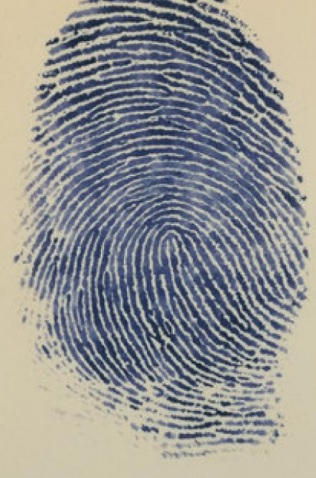
#> input picture data/images/fingerabdruck.jpg, 316 x 478 px
$ jupyter execute --allow-errors 05_morph_v2.ipynb
#> lines starting #> are read from the running program, lines starting #| are printed output that depends on the picture; after the words box and inside, x2 and y2 are one past the last pixel; in counts of white or black regions, pixels touching at a corner belong together
# Morphologische Operationen
In diesem Notebook werden die Grundlagen der morphologischen Operatoren erläutert. Einige Ideen zu den hier gezeigten Beispielen stammen von [Bob Fisher der University of Edinborough](https://homepages.inf.ed.ac.uk/rbf/HIPR2/).

[cell 1]
# init
import cv2 as cv
from matplotlib import pyplot as plt
from pathlib import Path
import numpy as np
from scipy.special import factorial

[cell 2]
img_path = Path("../../data/images")

img_finger1 = cv.imread(str(img_path / "fingerabdruck.jpg"), cv.IMREAD_GRAYSCALE)
#> img_finger1: shape (478, 316); min 24, max 218, mean 146.2
img_finger1 = cv.bitwise_not(img_finger1)
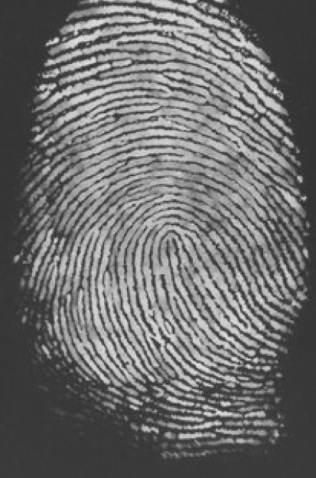
#> img_finger1: shape (478, 316); min 37, max 231, mean 108.8

img_morph1 = cv.imread(str(img_path / "morph001.jpg"), cv.IMREAD_GRAYSCALE)
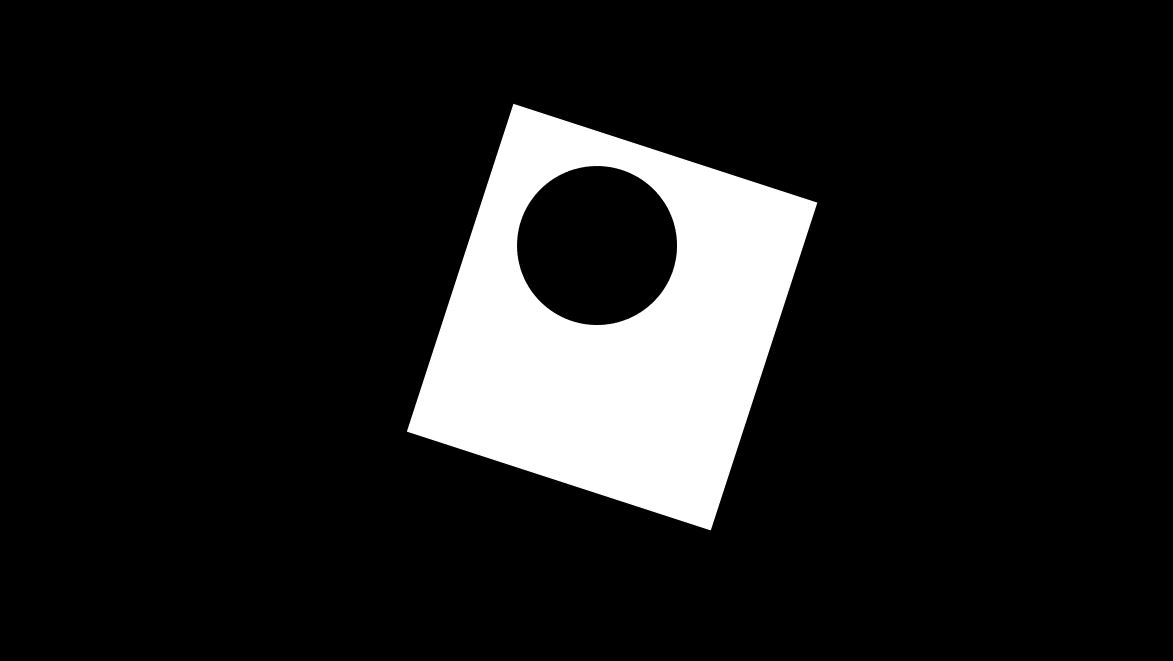
#> input picture data/images/morph001.jpg, 1173 x 661 px
#> img_morph1 is the input picture: shape (661, 1173); min 0, max 255, mean 29.7
img_morph2 = cv.imread(str(img_path / "morph002.jpg"), cv.IMREAD_GRAYSCALE)
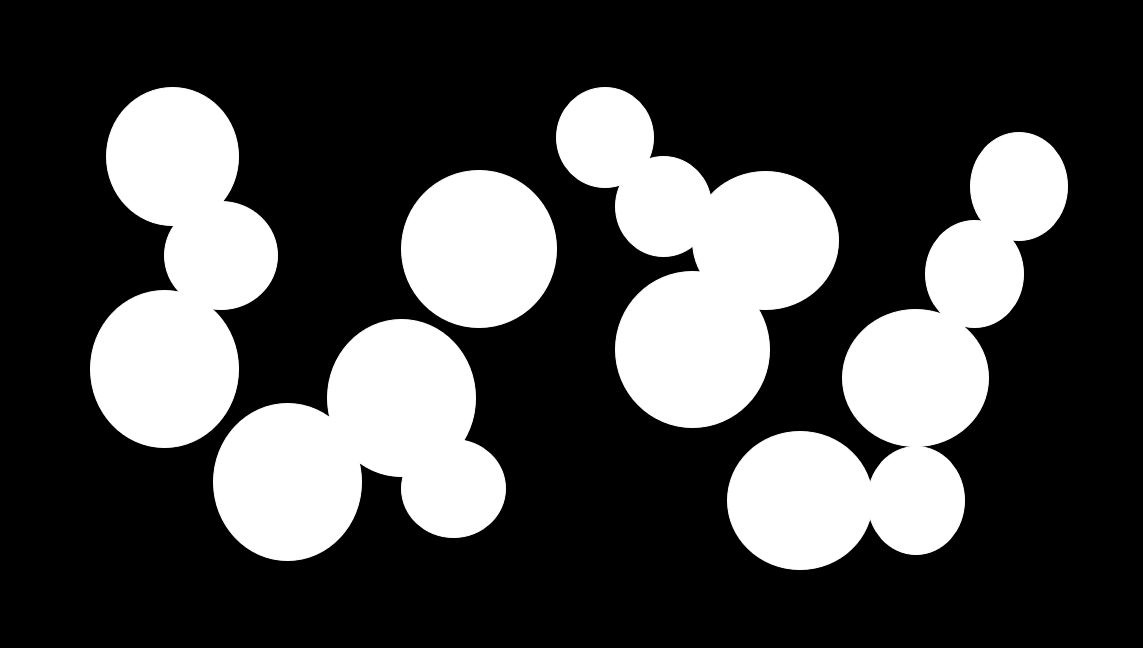
#> input picture data/images/morph002.jpg, 1143 x 648 px
#> img_morph2 is the input picture: shape (648, 1143); min 0, max 255, mean 72.5
img_morph3 = cv.imread(str(img_path / "morph003.jpg"), cv.IMREAD_GRAYSCALE)
img_morph4 = cv.imread(str(img_path / "morph004.jpg"), cv.IMREAD_GRAYSCALE)
img_morph5 = cv.imread(str(img_path / "morph005.jpg"), cv.IMREAD_GRAYSCALE)
img_morph6 = cv.imread(str(img_path / "morph006.jpg"), cv.IMREAD_GRAYSCALE)
img_morph7 = cv.imread(str(img_path / "morph007.jpg"), cv.IMREAD_GRAYSCALE)

## Dilatation

[cell 3]
kernel_small5 = np.array([[0,1,0],[1,1,1],[0,1,0]], "uint8")
dilate_img_finger = cv.dilate(img_finger1, kernel_small5, iterations=5)
kernel_large = np.ones((20, 20), "uint8")
dilate_img_morph1 = cv.dilate(img_morph1, kernel_large, iterations=5)

plt.figure()
plt.subplot(1,2,1); plt.imshow(img_finger1, cmap="gray"); plt.title("Original")
plt.subplot(1,2,2); plt.imshow(dilate_img_finger, cmap="gray"); plt.title("Dilatation, 5x Iterationen")
plt.show()

plt.figure()
plt.subplot(1,2,1); plt.imshow(img_morph1, cmap="gray"); plt.title("Original")
plt.subplot(1,2,2); plt.imshow(dilate_img_morph1, cmap="gray"); plt.title("Dilatation, 5x Iterationen")
plt.show()

## Erosion

[cell 4]
# Erosion
#kernel = np.ones((3, 3), "uint8")
kernel_small5 = np.array([[0,1,0],[1,1,1],[0,1,0]], "uint8")
erosion_img_finger = cv.erode(img_finger1, kernel_small5, iterations=2)
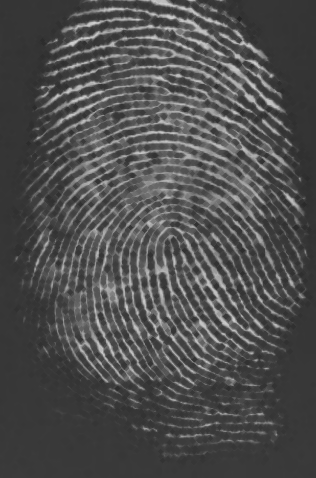
#> erosion_img_finger: shape (478, 316); min 37, max 208, mean 78.6
kernel_large21 = np.array([[0,1,1,1,0],[1,1,1,1,1],[1,1,1,1,1],[1,1,1,1,1],[0,1,1,1,0]], "uint8")
#> (the rest of this cell did not finish here and is left out)

## Opening

[cell 5]
#kernel = np.ones((3, 3), "uint8")
kernel_small5 = np.array([[0,1,0],[1,1,1],[0,1,0]], "uint8")
opening_img_finger = cv.morphologyEx(img_finger1, cv.MORPH_OPEN, kernel_small5, iterations=1)
kernel_large21 = np.array([[0,1,1,1,0],[1,1,1,1,1],[1,1,1,1,1],[1,1,1,1,1],[0,1,1,1,0]], "uint8")
#> (the rest of this cell did not finish here and is left out)

## Closing

[cell 6]
#kernel = np.ones((3, 3), "uint8")
kernel_small5 = np.array([[0,1,0],[1,1,1],[0,1,0]], "uint8")
closing_img_finger = cv.morphologyEx(img_finger1, cv.MORPH_CLOSE, kernel_small5, iterations=5)
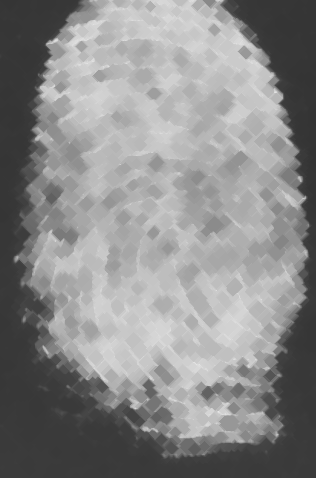
#> closing_img_finger: shape (478, 316); min 51, max 231, mean 138
kernel_large21 = np.array([[0,1,1,1,0],[1,1,1,1,1],[1,1,1,1,1],[1,1,1,1,1],[0,1,1,1,0]], "uint8")
#> (the rest of this cell did not finish here and is left out)

## Morphological Gradient

[cell 7]
kernel = np.ones((3, 3), "uint8")
grad_img = cv.morphologyEx(img_finger1, cv.MORPH_GRADIENT, kernel, iterations=1)
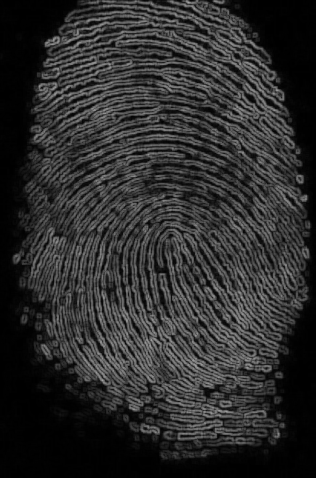
#> grad_img: shape (478, 316); min 0, max 163, mean 44.7
plt.figure()
plt.subplot(1,2,1); plt.imshow(img_finger1, cmap="gray"); plt.title("Original")
plt.subplot(1,2,2); plt.imshow(grad_img, cmap="gray"); plt.title("Morphol. Gradient, 1x Iteration")
plt.show()

## Boundary Extraction

[cell 8]
kernel_small = np.ones((3,3), "uint8")
dilate_img_morph12 = cv.dilate(img_morph1, kernel_small, iterations=3)
erosion_img_morph12 = cv.erode(img_morph1, kernel_small, iterations=3)

plt.figure(figsize=(20,5))
plt.subplot(1,3,1); plt.imshow(img_morph1, cmap="gray"); plt.title("Original")
plt.subplot(1,3,2); plt.imshow(dilate_img_morph12, cmap="gray"); plt.title("Dilatation, 3x Iterationen")
plt.subplot(1,3,3); plt.imshow(dilate_img_morph12-img_morph1, cmap="gray"); plt.title("Kanten = Dilated - Original")
plt.show()

plt.figure(figsize=(20,5))
plt.subplot(1,3,1); plt.imshow(img_morph1, cmap="gray"); plt.title("Original")
plt.subplot(1,3,2); plt.imshow(erosion_img_morph12, cmap="gray"); plt.title("Erosion, 3x Iterationen")
plt.subplot(1,3,3); plt.imshow(img_morph1-erosion_img_morph12, cmap="gray"); plt.title("Kanten = Original - Eroded")
plt.show()

## Hole Filling

[cell 9]
kernel_small5 = np.array([[0,1,0],[1,1,1],[0,1,0]], "uint8")
kernel_large = np.ones((5,5),"uint8")
#> (the rest of this cell did not finish here and is left out)

## Hit-or-Miss

[cell 10]
img = np.array([[0, 0, 0, 0, 0, 0, 0, 0],
        [0, 255, 255, 255, 0, 0, 0, 255],
        [0, 255, 255, 255, 0, 0, 0, 0],
        [0, 255, 255, 255, 0, 255, 0, 0],
        [0, 0, 255, 0, 0, 0, 0, 0],
        [0, 0, 255, 0, 0, 255, 255, 0],
        [0, 255, 0, 255, 0, 0, 255, 0],
        [0, 255, 255, 255, 0, 0, 0, 0]], dtype="uint8")

kernel_center = np.array([[0,1,0], [1,-1,1], [0,1,0]])
dst_morph_center = cv.morphologyEx(img, cv.MORPH_HITMISS, kernel_center)

plt.figure(figsize=(20,5))
plt.subplot(1,3,1); plt.imshow(img, cmap="gray"); plt.title("Original")
plt.subplot(1,3,2); plt.imshow(kernel_center, cmap="gray"); plt.title("Einzelner Pixel")
plt.subplot(1,3,3); plt.imshow(dst_morph_center, cmap="gray"); plt.title("Hit-or-Miss-Resultat")
plt.show()

# define kernel for right top corner
kernel_rightcorner = np.array([[0,-1,-1], [1,1,-1], [0,1,0]])
dst_morph_rightcorner = cv.morphologyEx(img, cv.MORPH_HITMISS, kernel_rightcorner)

plt.figure(figsize=(20,5))
plt.subplot(1,3,1); plt.imshow(img, cmap="gray"); plt.title("Original")
plt.subplot(1,3,2); plt.imshow(kernel_rightcorner, cmap="gray"); plt.title("Rechte Ecke")
plt.subplot(1,3,3); plt.imshow(dst_morph_rightcorner, cmap="gray"); plt.title("Hit-or-Miss-Resultat")
plt.show()

## Thinning

[cell 11]
kernel_center = np.array([[1,1,1], [1,1,1], [1,1,1]])
#element = cv.getStructuringElement(cv.MORPH_CROSS,(3,3))
#> (the rest of this cell did not finish here and is left out)

## Optimierung Fingerabdruck

[cell 12]
img = cv.imread(str(img_path / "fingerabdruck.jpg"), cv.IMREAD_GRAYSCALE)
img = cv.bitwise_not(img)

# 1. Schärfungsfilter
kernel = np.array([[0,-1,0],[-1,5,-1],[0,-1,0]])
dst = cv.filter2D(img, -1, kernel)
plt.figure()
plt.subplot(1,2,1); plt.title("Original"); plt.imshow(img, cmap="gray")
plt.subplot(1,2,2); plt.imshow(dst, cmap="gray"); plt.title("Geschärftes Bild")
plt.show()

# 2. Anwendung Schwellwert
plt.figure()
plt.title("Histogramm zur Schwellwertbestimmung")
plt.hist(dst.ravel(), bins=256, range=(0,255))
plt.show()
#> figure, not shown here; tallest bar 5525 high, from x = 55.78 to 56.78
th, dst = cv.threshold(dst, 150, 255, cv.THRESH_BINARY)
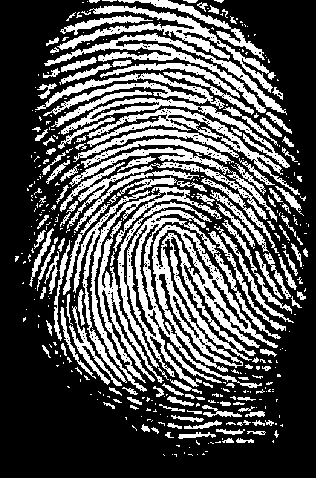
#> dst: shape (478, 316); 32.7% white; 408 white regions (265 under 20 px), largest, box (x1, y1, x2, y2) and area: (152, 225, 278, 372) 5625, (117, 202, 262, 388) 4307, (73, 187, 222, 392) 3121

# 3. Anwendung morphologische Filter
kernel = np.array([[0,1,0],[1,1,1],[0,1,0]], "uint8")
dst = cv.dilate(dst, kernel, iterations=1)
#> dst: shape (478, 316); 50.3% white; 416 black regions (293 under 20 px), largest, box (x1, y1, x2, y2) and area: (0, 0, 316, 478) 66726, (59, 257, 85, 342) 439, (174, 177, 228, 198) 190
dst = cv.erode(dst, kernel, iterations=2)
#> dst: shape (478, 316); 21.2% white; 297 white regions (207 under 20 px), largest, box (x1, y1, x2, y2) and area: (36, 34, 291, 294) 12388, (77, 188, 277, 381) 9072, (51, 6, 275, 92) 1854
dst = cv.dilate(dst, kernel, iterations=2)
#> dst: shape (478, 316); 47.2% white; 109 white regions (24 under 20 px), largest, box (x1, y1, x2, y2) and area: (28, 0, 302, 401) 62487, (221, 219, 293, 313) 1018, (216, 226, 292, 323) 745
dst = cv.erode(dst, kernel, iterations=2)

# 4. Anwendung Hit-or-Miss Thinning
img = dst
kernel1 = np.array((
        [[-1, -1, -1],
         [ 0,  1,  0],
         [ 1,  1,  1]]))

kernel2 = np.array((
        [[ 0, -1, -1],
         [ 1,  1, -1],
         [ 1,  1,  0]]))

kernel3 = np.rot90(kernel1); kernel4 = np.rot90(kernel2); kernel5 = np.rot90(np.rot90(kernel1))
kernel6 = np.rot90(np.rot90(kernel2)); kernel7 = np.rot90(np.rot90(np.rot90(kernel1)))
kernel8 = np.rot90(np.rot90(np.rot90(kernel2)))
skel = np.zeros(img.shape,np.uint8)
mask = np.zeros(img.shape,np.uint8)
kernels = [kernel1, kernel2, kernel3, kernel4, kernel5, kernel6, kernel7, kernel8]

plt.figure(figsize=(20,5))
plt.subplot(1,3,1); plt.imshow(dst, cmap="gray"); plt.title("Original")

max_iter = 8
for i in range(max_iter):
    mask = np.zeros(img.shape,np.uint8)

    for kernel in kernels:
        out_image = cv.morphologyEx(img, cv.MORPH_HITMISS, kernel)
        mask = cv.bitwise_or(out_image, mask)

    img = img - mask

    if (np.sum(img - skel) == 0):
        print("Skeleton gefunden nach ", i, " Iterationen")
        break

    skel = img

    if i == 1:
        plt.subplot(1,3,2); plt.imshow(mask, cmap="gray"); plt.title("Hit-or-Miss (A, B)")
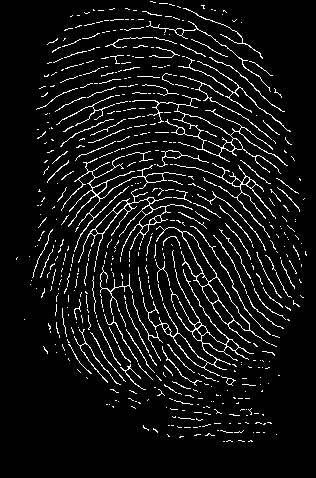
#> img: shape (478, 316); 7.1% white in thin lines or dots, all inside (x1, y1, x2, y2) = (16, 1, 307, 442)
#> out_image: shape (478, 316); every value is 0

plt.subplot(1,3,3); plt.imshow(skel, cmap="gray"); plt.title("A - Hit-or-Miss (A, B)")

plt.figure()
plt.imshow(skel, cmap="gray")
plt.title("Nach morph. Filtern")
plt.show()
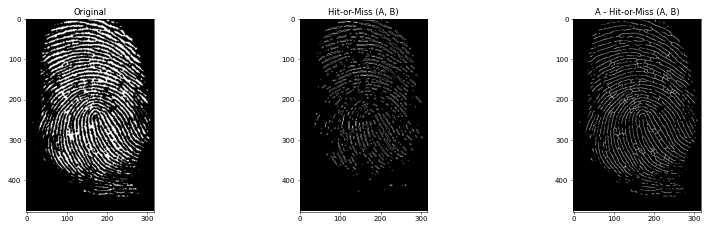
#> figure drawn by matplotlib, 3 panels

## Aufgabe: Rauschunterdrückung (Gauss)
Bitte entfernen Sie das Gaußsche Rauschen so gut wie möglich mithilfe von morph. Operatoren. Vergleichen Sie die Ergebnisse mit der Rauschunterdrückung durch Faltung.

[cell 13]
# Bitte nur theoretisch / anhand eigener kleiner Beispiele diskutieren, welche Auswirkungen Gausssches Rauschen auf die morphologischen Operationen (Dilatation, Erosion, Opening, Closing) hat.
# Bei Dilatation werden Abweichungen, welchen den Pixelwert verringert haben entfernt und Abweichungen welche den Pixelwert erhöht haben verstärkt.
# Bei Erosion werden Abweichungen, welchen den Pixelwert verringert haben verstärkt und Abweichungen welche den Pixelwert erhöht haben entfernt.

# Beim Opening werden erst die Effekte der Erosion erzielt, nur um dann mit der Dilatation die verstärkten Abweichungen wieder abzuschwächen.
# Beim Closing werden erst die Effekte der Dilatation erzielt, nur um dann mit der Erosion die verstärkten Abweichungen wieder abzuschwächen.

## Aufgabe: Rauschunterdrückung (Salt-and-Pepper)
Bitte entfernen Sie das Salt-and-Pepper-Rauschen so gut wie möglich mithilfe von morph. Operatoren. Vergleichen Sie die Ergebnisse mit der Rauschunterdrückung durch Faltung.

[cell 14]
# Bitte nur theoretisch / anhand eigener kleiner Beispiele diskutieren, welche Auswirkungen Salt-and-Pepper Rauschen auf die morphologischen Operationen (Dilatation, Erosion, Opening, Closing) hat.
# Bei der Erosion werden alle weißen Pixel entfernt und die schwarzen Pixel breiten sich aus.
# Bei der Dilatation werden alle schwarzen Pixel entfernt und die weißen Pixel breiten sich aus.

# Beim Opening werden erst die Effekte der Erosion erzielt, nur um dann mit der Dilatation die vermehrten schwarzen Pixel wieder zu verringern
# Beim Closing werden erst die Effekte der Dilatation erzielt, nur um dann mit der Erosion die vermehrten weißen Pixel wieder zu verringern

# Würde Opening nach Closing oder andersherum verwendet werden, sollte dies zur Entfernung von nahezu allem Salt-and-Pepper Rauschen führen.

## Aufgabe: Separation der einzelnen Kreise
Bitte separieren Sie die einzelnen Kreise, sodass Sie keine Überschneidung mehr haben.

[cell 15]
# bitte arbeiten Sie mit img_morph002.jpg bzw img_morph2

kernel = np.array([[0,1,0],[1,1,1],[0,1,0]], "uint8")
img_morph2_erode = cv.erode(img_morph2, kernel, iterations=30)
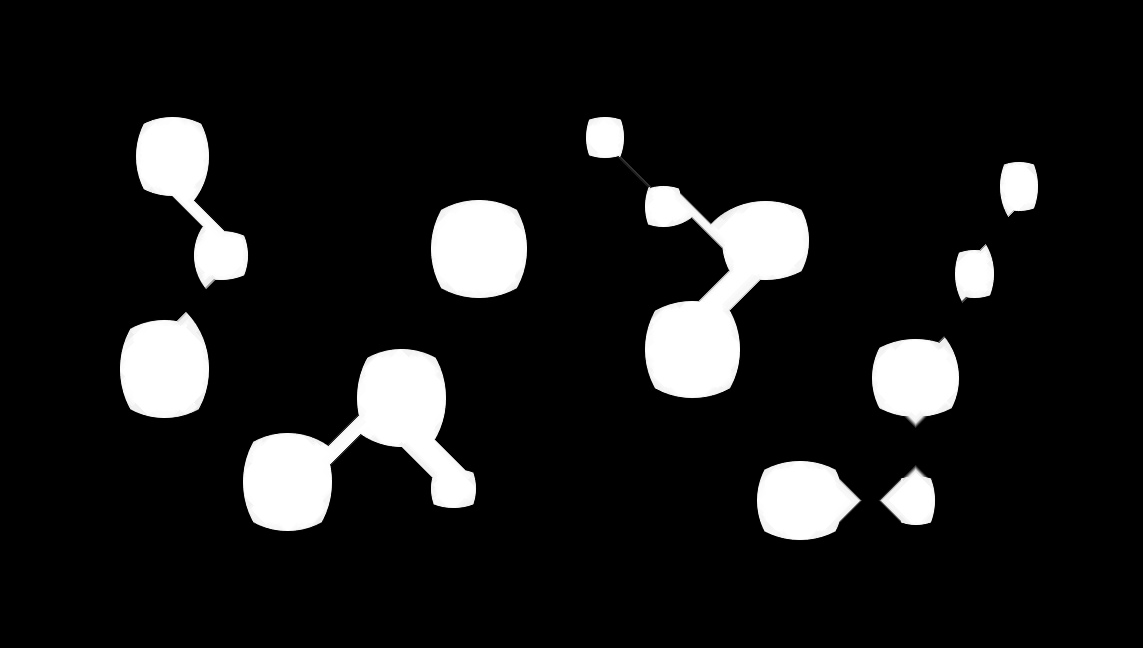
#> img_morph2_erode: shape (648, 1143); min 0, max 255, mean 26.6

plt.figure(figsize=(20,10))
plt.subplot(1,3,1)
plt.imshow(img_morph2, cmap="gray")
plt.title("Original")
plt.show()
plt.imshow(img_morph2_erode, cmap="gray")
plt.title("Circles seperated")
plt.show()
